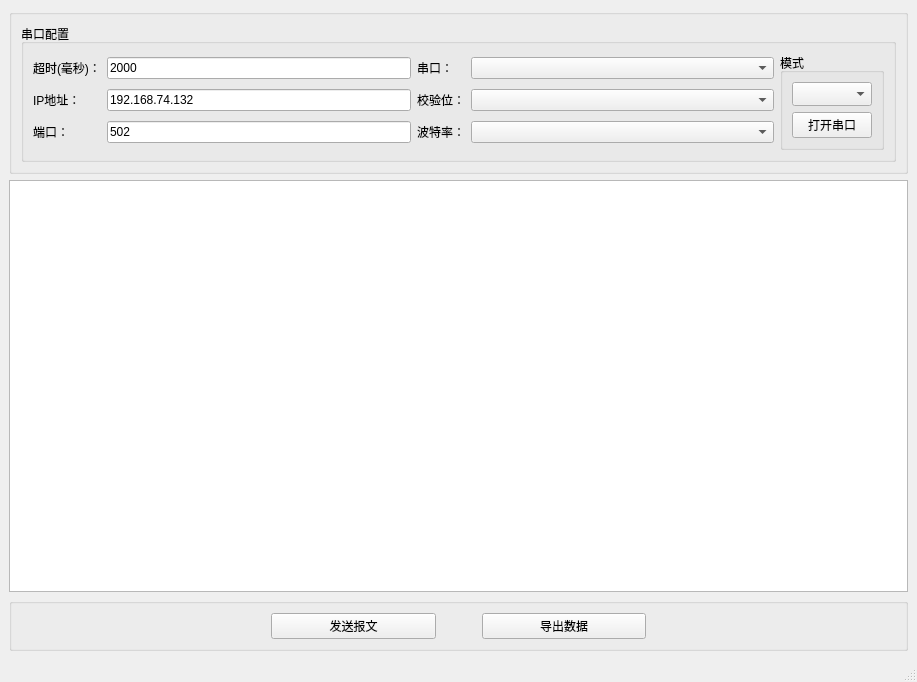
<?xml version="1.0" encoding="UTF-8"?>
<ui version="4.0">
 <class>MainWindow</class>
 <widget class="QMainWindow" name="MainWindow">
  <property name="geometry">
   <rect>
    <x>0</x>
    <y>0</y>
    <width>917</width>
    <height>682</height>
   </rect>
  </property>
  <property name="sizePolicy">
   <sizepolicy hsizetype="Minimum" vsizetype="Preferred">
    <horstretch>0</horstretch>
    <verstretch>0</verstretch>
   </sizepolicy>
  </property>
  <property name="windowTitle">
   <string>MainWindow</string>
  </property>
  <widget class="QWidget" name="centralwidget">
   <layout class="QGridLayout" name="gridLayout">
    <item row="5" column="2">
     <widget class="QTableView" name="tableView">
      <property name="sizePolicy">
       <sizepolicy hsizetype="Expanding" vsizetype="Preferred">
        <horstretch>0</horstretch>
        <verstretch>0</verstretch>
       </sizepolicy>
      </property>
      <property name="minimumSize">
       <size>
        <width>0</width>
        <height>150</height>
       </size>
      </property>
      <property name="verticalScrollBarPolicy">
       <enum>Qt::ScrollBarAsNeeded</enum>
      </property>
      <property name="sizeAdjustPolicy">
       <enum>QAbstractScrollArea::AdjustToContents</enum>
      </property>
      <property name="textElideMode">
       <enum>Qt::ElideMiddle</enum>
      </property>
     </widget>
    </item>
    <item row="7" column="2">
     <widget class="QGroupBox" name="groupBox_4">
      <property name="sizePolicy">
       <sizepolicy hsizetype="MinimumExpanding" vsizetype="Fixed">
        <horstretch>0</horstretch>
        <verstretch>0</verstretch>
       </sizepolicy>
      </property>
      <property name="title">
       <string/>
      </property>
      <layout class="QHBoxLayout" name="horizontalLayout_4">
       <item>
        <spacer name="horizontalSpacer_2">
         <property name="orientation">
          <enum>Qt::Horizontal</enum>
         </property>
         <property name="sizeType">
          <enum>QSizePolicy::Fixed</enum>
         </property>
         <property name="sizeHint" stdset="0">
          <size>
           <width>250</width>
           <height>20</height>
          </size>
         </property>
        </spacer>
       </item>
       <item>
        <widget class="QPushButton" name="ModbusButton">
         <property name="sizePolicy">
          <sizepolicy hsizetype="Preferred" vsizetype="Fixed">
           <horstretch>0</horstretch>
           <verstretch>0</verstretch>
          </sizepolicy>
         </property>
         <property name="text">
          <string>发送报文</string>
         </property>
        </widget>
       </item>
       <item>
        <spacer name="horizontalSpacer">
         <property name="orientation">
          <enum>Qt::Horizontal</enum>
         </property>
         <property name="sizeType">
          <enum>QSizePolicy::Fixed</enum>
         </property>
         <property name="sizeHint" stdset="0">
          <size>
           <width>40</width>
           <height>20</height>
          </size>
         </property>
        </spacer>
       </item>
       <item>
        <widget class="QPushButton" name="DataButton">
         <property name="sizePolicy">
          <sizepolicy hsizetype="Preferred" vsizetype="Fixed">
           <horstretch>0</horstretch>
           <verstretch>0</verstretch>
          </sizepolicy>
         </property>
         <property name="text">
          <string>导出数据</string>
         </property>
         <property name="autoDefault">
          <bool>false</bool>
         </property>
         <property name="default">
          <bool>false</bool>
         </property>
         <property name="flat">
          <bool>false</bool>
         </property>
        </widget>
       </item>
       <item>
        <spacer name="horizontalSpacer_3">
         <property name="orientation">
          <enum>Qt::Horizontal</enum>
         </property>
         <property name="sizeType">
          <enum>QSizePolicy::Fixed</enum>
         </property>
         <property name="sizeHint" stdset="0">
          <size>
           <width>250</width>
           <height>20</height>
          </size>
         </property>
        </spacer>
       </item>
      </layout>
     </widget>
    </item>
    <item row="1" column="2">
     <widget class="QGroupBox" name="groupBox_2">
      <property name="sizePolicy">
       <sizepolicy hsizetype="Preferred" vsizetype="Fixed">
        <horstretch>0</horstretch>
        <verstretch>0</verstretch>
       </sizepolicy>
      </property>
      <property name="title">
       <string/>
      </property>
      <layout class="QGridLayout" name="gridLayout_2">
       <item row="1" column="0" colspan="2">
        <widget class="QGroupBox" name="groupBox">
         <property name="sizePolicy">
          <sizepolicy hsizetype="Preferred" vsizetype="Fixed">
           <horstretch>0</horstretch>
           <verstretch>0</verstretch>
          </sizepolicy>
         </property>
         <property name="title">
          <string>串口配置</string>
         </property>
         <layout class="QGridLayout" name="gridLayout_3">
          <item row="0" column="1">
           <widget class="QGroupBox" name="groupBox_3">
            <property name="sizePolicy">
             <sizepolicy hsizetype="Maximum" vsizetype="Preferred">
              <horstretch>0</horstretch>
              <verstretch>0</verstretch>
             </sizepolicy>
            </property>
            <property name="title">
             <string>模式</string>
            </property>
            <layout class="QVBoxLayout" name="verticalLayout_2">
             <item>
              <widget class="QComboBox" name="comboBox_mode">
               <property name="sizePolicy">
                <sizepolicy hsizetype="Preferred" vsizetype="Fixed">
                 <horstretch>0</horstretch>
                 <verstretch>0</verstretch>
                </sizepolicy>
               </property>
               <property name="sizeAdjustPolicy">
                <enum>QComboBox::AdjustToMinimumContentsLengthWithIcon</enum>
               </property>
              </widget>
             </item>
             <item>
              <widget class="QPushButton" name="PortButton">
               <property name="sizePolicy">
                <sizepolicy hsizetype="Fixed" vsizetype="Fixed">
                 <horstretch>0</horstretch>
                 <verstretch>0</verstretch>
                </sizepolicy>
               </property>
               <property name="text">
                <string>打开串口</string>
               </property>
              </widget>
             </item>
            </layout>
           </widget>
          </item>
          <item row="0" column="0">
           <layout class="QGridLayout" name="gridLayout_4">
            <property name="sizeConstraint">
             <enum>QLayout::SetDefaultConstraint</enum>
            </property>
            <item row="0" column="3">
             <widget class="QComboBox" name="comboBox_port">
              <property name="sizeAdjustPolicy">
               <enum>QComboBox::AdjustToContentsOnFirstShow</enum>
              </property>
              <property name="iconSize">
               <size>
                <width>16</width>
                <height>16</height>
               </size>
              </property>
             </widget>
            </item>
            <item row="2" column="0">
             <widget class="QLabel" name="label_7">
              <property name="text">
               <string>端口：</string>
              </property>
             </widget>
            </item>
            <item row="1" column="2">
             <widget class="QLabel" name="label_3">
              <property name="sizePolicy">
               <sizepolicy hsizetype="Fixed" vsizetype="Fixed">
                <horstretch>0</horstretch>
                <verstretch>0</verstretch>
               </sizepolicy>
              </property>
              <property name="text">
               <string>校验位：</string>
              </property>
             </widget>
            </item>
            <item row="2" column="3">
             <widget class="QComboBox" name="comboBox_baudRate">
              <property name="sizeAdjustPolicy">
               <enum>QComboBox::AdjustToContentsOnFirstShow</enum>
              </property>
             </widget>
            </item>
            <item row="1" column="0">
             <widget class="QLabel" name="label_6">
              <property name="text">
               <string>IP地址：</string>
              </property>
             </widget>
            </item>
            <item row="1" column="3">
             <widget class="QComboBox" name="comboBox_parity"/>
            </item>
            <item row="2" column="2">
             <widget class="QLabel" name="label_2">
              <property name="sizePolicy">
               <sizepolicy hsizetype="Fixed" vsizetype="Fixed">
                <horstretch>0</horstretch>
                <verstretch>0</verstretch>
               </sizepolicy>
              </property>
              <property name="text">
               <string>波特率：</string>
              </property>
             </widget>
            </item>
            <item row="1" column="1">
             <widget class="QLineEdit" name="lineEdit_address">
              <property name="sizePolicy">
               <sizepolicy hsizetype="Preferred" vsizetype="Fixed">
                <horstretch>0</horstretch>
                <verstretch>0</verstretch>
               </sizepolicy>
              </property>
              <property name="text">
               <string>192.168.74.132</string>
              </property>
             </widget>
            </item>
            <item row="0" column="2">
             <widget class="QLabel" name="label_1">
              <property name="sizePolicy">
               <sizepolicy hsizetype="Fixed" vsizetype="Fixed">
                <horstretch>0</horstretch>
                <verstretch>0</verstretch>
               </sizepolicy>
              </property>
              <property name="text">
               <string>串口：</string>
              </property>
             </widget>
            </item>
            <item row="2" column="1">
             <widget class="QLineEdit" name="lineEdit_port">
              <property name="sizePolicy">
               <sizepolicy hsizetype="Preferred" vsizetype="Fixed">
                <horstretch>0</horstretch>
                <verstretch>0</verstretch>
               </sizepolicy>
              </property>
              <property name="text">
               <string>502</string>
              </property>
             </widget>
            </item>
            <item row="0" column="0">
             <widget class="QLabel" name="label_5">
              <property name="sizePolicy">
               <sizepolicy hsizetype="Fixed" vsizetype="Fixed">
                <horstretch>0</horstretch>
                <verstretch>0</verstretch>
               </sizepolicy>
              </property>
              <property name="text">
               <string>超时(毫秒)：</string>
              </property>
             </widget>
            </item>
            <item row="0" column="1">
             <widget class="QLineEdit" name="lineEdit_delay">
              <property name="sizePolicy">
               <sizepolicy hsizetype="Preferred" vsizetype="Fixed">
                <horstretch>0</horstretch>
                <verstretch>0</verstretch>
               </sizepolicy>
              </property>
              <property name="text">
               <string>2000</string>
              </property>
             </widget>
            </item>
           </layout>
          </item>
         </layout>
        </widget>
       </item>
      </layout>
     </widget>
    </item>
   </layout>
  </widget>
  <widget class="QMenuBar" name="menubar">
   <property name="geometry">
    <rect>
     <x>0</x>
     <y>0</y>
     <width>917</width>
     <height>24</height>
    </rect>
   </property>
  </widget>
  <widget class="QStatusBar" name="statusbar"/>
 </widget>
 <resources/>
 <connections/>
</ui>
